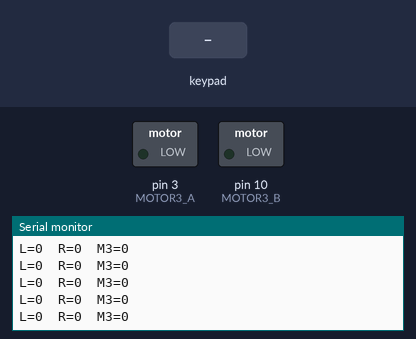
A sketch run on a simulated Arduino Uno, built with avr-gcc and run on an emulated ATmega328P. Parts: switched loads named in the sketch (green lamp = pin HIGH), the last lines printed to the serial monitor. The inputs (shaded band) are chosen by the test bench.

Above: at 2.2 s.
2.3 s: key 'U' pressed
4.0 s: key 'D' pressed
At 4.52 s:
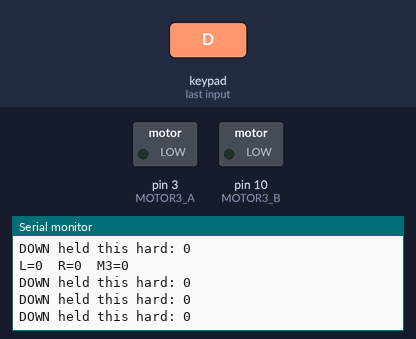
5.7 s: key 'L' pressed
At 6.26 s:
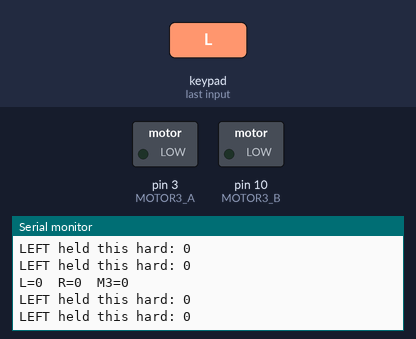

The sketch:

PS2X_RightStick_ESP32.ino
```cpp
// Based on the PS2X_Example sketch from the Arduino-PS2X library (GPL v3):
//   https://github.com/madsci1016/Arduino-PS2X
// Library by Bill Porter (http://www.billporter.info/),
// initial PS2 controller code by Shutter (Arduino Forum).
// Modified: ESP32-C3 pin mapping, single-stick (arcade) drive, L298N wheel motor control,
//           bidirectional pickup roller (TT motor) control.

#include <PS2X_lib.h>  // for v1.6

/******************************************************************
 * ESP32-C3 pin assignment:
 *   Control: right stick = drive (Y = forward/backward, X = left/right turn)
 *            left stick Y = TT motor (up = forward, down = reverse)
 *   PS2 receiver: CLK -> GPIO4, CMD -> GPIO6, SEL -> GPIO5, DAT -> GPIO7
 *                 VCC -> 3.3V (NOT 5V!), GND -> GND
 *   Motors (L298N): left  = IN1(GPIO0) / IN2(GPIO1)
 *                   right = IN3(GPIO20) / IN4(GPIO21)
 *   TT motor (M3) -> IN1(GPIO3) / IN2(GPIO10) on its own motor module
 *   GPIO20/21 are UART0 TX/RX - free only with "USB CDC On Boot" enabled
 * Avoid strapping pins (GPIO2/8/9), USB D-/D+ (GPIO18/19),
 * flash pins (GPIO11-17).
 ******************************************************************/

#define PS2_CLK        4
#define PS2_CMD        6
#define PS2_SEL        5
#define PS2_DAT        7

#define MOTOR_IN1      0
#define MOTOR_IN2      1
#define MOTOR_IN3      20  // UART0 pin - free only when "USB CDC On Boot" is enabled
#define MOTOR_IN4      21  // UART0 pin - free only when "USB CDC On Boot" is enabled
#define MOTOR3_A       3   // TT motor IN1
#define MOTOR3_B       10  // TT motor IN2

// left motor = IN1/IN2, right motor = IN3/IN4 (L298N style driver)
// M3 = its own motor module, IN1/IN2 as well
#define MOTOR_L_A      MOTOR_IN1
#define MOTOR_L_B      MOTOR_IN2
#define MOTOR_R_A      MOTOR_IN3
#define MOTOR_R_B      MOTOR_IN4

// set motor speed: -255..255 (negative = reverse)
void setMotor(int pinA, int pinB, int speed) {
  if (speed > 0) {
    analogWrite(pinA, speed);
    analogWrite(pinB, 0);
  } else if (speed < 0) {
    analogWrite(pinA, 0);
    analogWrite(pinB, -speed);
  } else {
    analogWrite(pinA, 0);
    analogWrite(pinB, 0);
  }
}

/******************************************************************
 * select modes of PS2 controller:
 *   - pressures = analog reading of push-buttons
 *   - rumble    = motor rumbling
 * uncomment 1 of the lines for each mode selection
 ******************************************************************/
#define pressures   false
#define rumble      false

PS2X ps2x;  // create PS2 Controller Class

// right now, the library does NOT support hot pluggable controllers, meaning
// you must always either restart your Arduino after you connect the controller,
// or call config_gamepad(pins) again after connecting the controller.

int error = -1;
byte type = 0;
byte vibrate = 0;
int tryNum = 1;

void setup() {

  Serial.begin(115200);

  pinMode(MOTOR_L_A, OUTPUT);
  pinMode(MOTOR_L_B, OUTPUT);
  pinMode(MOTOR_R_A, OUTPUT);
  pinMode(MOTOR_R_B, OUTPUT);
  pinMode(MOTOR3_A, OUTPUT);
  pinMode(MOTOR3_B, OUTPUT);

  // added delay to give wireless ps2 module some time to startup, before configuring it
  while (error != 0) {
    delay(1000);  // 1 second wait
    // setup pins and settings: GamePad(clock, command, attention, data, Pressures?, Rumble?) check for error
    error = ps2x.config_gamepad(PS2_CLK, PS2_CMD, PS2_SEL, PS2_DAT,
                                pressures, rumble);
    Serial.print("#try config ");
    Serial.println(tryNum);
    Serial.print("error code: ");
    Serial.println(error);
    tryNum ++;
  }

  type = ps2x.readType();
  switch (type) {
    case 0:
      Serial.println(" Unknown Controller type found ");
      break;
    case 1:
      Serial.println(" DualShock Controller found ");
      break;
    case 2:
      Serial.println(" GuitarHero Controller found ");
      break;
    case 3:
      Serial.println(" Wireless Sony DualShock Controller found ");
      break;
  }
}

void loop() {

  if (type == 1 || type == 3) {  // DualShock (wired) or Wireless Sony DualShock
    ps2x.read_gamepad(false, vibrate);  // read controller and set large motor to spin at 'vibrate' speed

    // --- wheel motors: right stick only ---
    // Y = forward/backward, X = left/right turn
    // stick: 0 = fully down/left, 128 = center, 255 = fully up/right
    int spdY = constrain((ps2x.Analog(PSS_RY) - 128) * 2, -255, 255);
    int spdX = constrain((ps2x.Analog(PSS_RX) - 128) * 2, -255, 255);
    int spdL = constrain(spdY + spdX, -255, 255);
    int spdR = constrain(spdY - spdX, -255, 255);
    if (abs(spdL) < 20) spdL = 0;  // deadzone
    if (abs(spdR) < 20) spdR = 0;

    setMotor(MOTOR_L_A, MOTOR_L_B, spdL);
    setMotor(MOTOR_R_A, MOTOR_R_B, spdR);

    // --- third motor (TT motor): left stick Y, up = forward, down = reverse ---
    int spdM3 = constrain((ps2x.Analog(PSS_LY) - 128) * 2, -255, 255);
    if (abs(spdM3) < 20) spdM3 = 0;  // deadzone
    setMotor(MOTOR3_A, MOTOR3_B, spdM3);

    static unsigned long lastPrint = 0;
    if (millis() - lastPrint > 250) {
      lastPrint = millis();
      Serial.print("L=");
      Serial.print(spdL);
      Serial.print("  R=");
      Serial.print(spdR);
      Serial.print("  M3=");
      Serial.println(spdM3);
    }

    // will be TRUE as long as button is pressed
    if (ps2x.Button(PSB_START))
      Serial.println("Start is being held");
    if (ps2x.Button(PSB_SELECT))
      Serial.println("Select is being held");

    // will be TRUE as long as button is pressed
    if (ps2x.Button(PSB_PAD_UP)) {
      Serial.print("Up held this hard: ");
      Serial.println(ps2x.Analog(PSAB_PAD_UP), DEC);
    }
    if (ps2x.Button(PSB_PAD_RIGHT)) {
      Serial.print("Right held this hard: ");
      Serial.println(ps2x.Analog(PSAB_PAD_RIGHT), DEC);
    }
    if (ps2x.Button(PSB_PAD_LEFT)) {
      Serial.print("LEFT held this hard: ");
      Serial.println(ps2x.Analog(PSAB_PAD_LEFT), DEC);
    }
    if (ps2x.Button(PSB_PAD_DOWN)) {
      Serial.print("DOWN held this hard: ");
      Serial.println(ps2x.Analog(PSAB_PAD_DOWN), DEC);
    }

    vibrate = ps2x.Analog(PSAB_CROSS);  // this will set the large motor vibrate speed based on how hard you press the blue (X) button
    if (ps2x.NewButtonState()) {        // will be TRUE if any button changes state (on to off, or off to on)
      if (ps2x.Button(PSB_L3))
        Serial.println("L3 pressed");
      if (ps2x.Button(PSB_R3))
        Serial.println("R3 pressed");
      if (ps2x.Button(PSB_L2))
        Serial.println("L2 pressed");
      if (ps2x.Button(PSB_R2))
        Serial.println("R2 pressed");
      if (ps2x.Button(PSB_TRIANGLE))
        Serial.println("△ pressed");
    }

    // △□○×
    if (ps2x.ButtonPressed(PSB_CIRCLE))   // will be TRUE if button was JUST pressed
      Serial.println("○ just pressed");
    if (ps2x.NewButtonState(PSB_CROSS))   // will be TRUE if button was JUST pressed OR released
      Serial.println("× just changed");
    if (ps2x.ButtonReleased(PSB_SQUARE))  // will be TRUE if button was JUST released
      Serial.println("□ just released");

    if (ps2x.Button(PSB_L1) || ps2x.Button(PSB_R1)) {  // print stick values if either is TRUE
      Serial.print("Stick Values:");
      Serial.print(ps2x.Analog(PSS_LY));  // Left stick, Y axis. Other options: LX, RY, RX
      Serial.print(",");
      Serial.print(ps2x.Analog(PSS_LX), DEC);
      Serial.print(",");
      Serial.print(ps2x.Analog(PSS_RY), DEC);
      Serial.print(",");
      Serial.println(ps2x.Analog(PSS_RX), DEC);
    }
  }
  delay(50);
}
```

Measured:
- after the input at 4.0 s, the serial monitor: prints a new line at once (image 1)
- after the input at 5.7 s, the serial monitor: prints a new line after 0.05 s (image 2)
